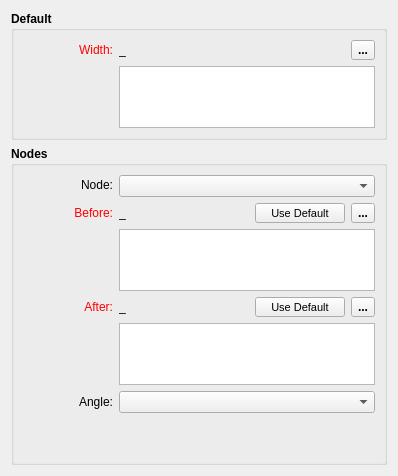
           <widget class="QWidget" name="tab">
            <attribute name="title">
             <string>Automatic</string>
            </attribute>
            <layout class="QVBoxLayout" name="verticalLayout_5">
             <item>
              <widget class="QGroupBox" name="default_GroupBox">
               <property name="sizePolicy">
                <sizepolicy hsizetype="Expanding" vsizetype="Preferred">
                 <horstretch>0</horstretch>
                 <verstretch>0</verstretch>
                </sizepolicy>
               </property>
               <property name="minimumSize">
                <size>
                 <width>0</width>
                 <height>0</height>
                </size>
               </property>
               <property name="font">
                <font>
                 <pointsize>9</pointsize>
                 <bold>true</bold>
                </font>
               </property>
               <property name="title">
                <string>Default</string>
               </property>
               <layout class="QVBoxLayout" name="verticalLayout_9">
                <item>
                 <layout class="QHBoxLayout" name="horizontalLayout_2">
                  <item alignment="Qt::AlignLeft">
                   <widget class="QLabel" name="widthEdit_Label">
                    <property name="sizePolicy">
                     <sizepolicy hsizetype="Fixed" vsizetype="Preferred">
                      <horstretch>0</horstretch>
                      <verstretch>0</verstretch>
                     </sizepolicy>
                    </property>
                    <property name="minimumSize">
                     <size>
                      <width>90</width>
                      <height>0</height>
                     </size>
                    </property>
                    <property name="maximumSize">
                     <size>
                      <width>16777215</width>
                      <height>20</height>
                     </size>
                    </property>
                    <property name="palette">
                     <palette>
                      <active>
                       <colorrole role="WindowText">
                        <brush brushstyle="SolidPattern">
                         <color alpha="255">
                          <red>255</red>
                          <green>0</green>
                          <blue>0</blue>
                         </color>
                        </brush>
                       </colorrole>
                      </active>
                      <inactive>
                       <colorrole role="WindowText">
                        <brush brushstyle="SolidPattern">
                         <color alpha="255">
                          <red>255</red>
                          <green>0</green>
                          <blue>0</blue>
                         </color>
                        </brush>
                       </colorrole>
                      </inactive>
                      <disabled>
                       <colorrole role="WindowText">
                        <brush brushstyle="SolidPattern">
                         <color alpha="255">
                          <red>159</red>
                          <green>158</green>
                          <blue>158</blue>
                         </color>
                        </brush>
                       </colorrole>
                      </disabled>
                     </palette>
                    </property>
                    <property name="font">
                     <font>
                      <pointsize>9</pointsize>
                      <bold>false</bold>
                     </font>
                    </property>
                    <property name="text">
                     <string>Width:</string>
                    </property>
                    <property name="alignment">
                     <set>Qt::AlignRight|Qt::AlignTrailing|Qt::AlignVCenter</set>
                    </property>
                   </widget>
                  </item>
                  <item>
                   <widget class="QLabel" name="widthResult_Label">
                    <property name="sizePolicy">
                     <sizepolicy hsizetype="Fixed" vsizetype="Preferred">
                      <horstretch>0</horstretch>
                      <verstretch>0</verstretch>
                     </sizepolicy>
                    </property>
                    <property name="minimumSize">
                     <size>
                      <width>40</width>
                      <height>0</height>
                     </size>
                    </property>
                    <property name="maximumSize">
                     <size>
                      <width>16777215</width>
                      <height>20</height>
                     </size>
                    </property>
                    <property name="font">
                     <font>
                      <pointsize>9</pointsize>
                      <bold>false</bold>
                     </font>
                    </property>
                    <property name="toolTip">
                     <string>Value</string>
                    </property>
                    <property name="text">
                     <string notr="true">_</string>
                    </property>
                   </widget>
                  </item>
                  <item>
                   <spacer name="horizontalSpacer">
                    <property name="orientation">
                     <enum>Qt::Horizontal</enum>
                    </property>
                    <property name="sizeHint" stdset="0">
                     <size>
                      <width>40</width>
                      <height>20</height>
                     </size>
                    </property>
                   </spacer>
                  </item>
                  <item alignment="Qt::AlignRight">
                   <widget class="QToolButton" name="toolButtonExprWidth">
                    <property name="minimumSize">
                     <size>
                      <width>0</width>
                      <height>20</height>
                     </size>
                    </property>
                    <property name="maximumSize">
                     <size>
                      <width>16777215</width>
                      <height>20</height>
                     </size>
                    </property>
                    <property name="toolTip">
                     <string>Formula wizard</string>
                    </property>
                    <property name="styleSheet">
                     <string notr="true"/>
                    </property>
                    <property name="text">
                     <string notr="true">...</string>
                    </property>
                    <property name="icon">
                     <iconset resource="../../../../vmisc/share/resources/icon.qrc">
                      <normaloff>:/icon/24x24/fx.png</normaloff>:/icon/24x24/fx.png</iconset>
                    </property>
                    <property name="iconSize">
                     <size>
                      <width>20</width>
                      <height>20</height>
                     </size>
                    </property>
                   </widget>
                  </item>
                 </layout>
                </item>
                <item>
                 <layout class="QFormLayout" name="formLayout_4">
                  <item row="0" column="0">
                   <spacer name="horizontalSpacer_7">
                    <property name="orientation">
                     <enum>Qt::Horizontal</enum>
                    </property>
                    <property name="sizeHint" stdset="0">
                     <size>
                      <width>90</width>
                      <height>20</height>
                     </size>
                    </property>
                   </spacer>
                  </item>
                  <item row="0" column="1">
                   <widget class="QPlainTextEdit" name="widthFormula_PlainTextEdit">
                    <property name="sizePolicy">
                     <sizepolicy hsizetype="Expanding" vsizetype="Preferred">
                      <horstretch>0</horstretch>
                      <verstretch>0</verstretch>
                     </sizepolicy>
                    </property>
                    <property name="minimumSize">
                     <size>
                      <width>0</width>
                      <height>0</height>
                     </size>
                    </property>
                    <property name="maximumSize">
                     <size>
                      <width>16777215</width>
                      <height>62</height>
                     </size>
                    </property>
                    <property name="font">
                     <font>
                      <pointsize>9</pointsize>
                      <bold>false</bold>
                     </font>
                    </property>
                    <property name="toolTip">
                     <string>Calculation</string>
                    </property>
                    <property name="frameShadow">
                     <enum>QFrame::Sunken</enum>
                    </property>
                    <property name="tabChangesFocus">
                     <bool>true</bool>
                    </property>
                   </widget>
                  </item>
                 </layout>
                </item>
               </layout>
              </widget>
             </item>
             <item>
              <widget class="QGroupBox" name="nodes_GroupBox">
               <property name="sizePolicy">
                <sizepolicy hsizetype="Expanding" vsizetype="Expanding">
                 <horstretch>0</horstretch>
                 <verstretch>0</verstretch>
                </sizepolicy>
               </property>
               <property name="minimumSize">
                <size>
                 <width>0</width>
                 <height>0</height>
                </size>
               </property>
               <property name="font">
                <font>
                 <pointsize>9</pointsize>
                 <bold>true</bold>
                </font>
               </property>
               <property name="title">
                <string>Nodes</string>
               </property>
               <layout class="QVBoxLayout" name="verticalLayout_3">
                <item>
                 <layout class="QFormLayout" name="formLayout">
                  <item row="0" column="0">
                   <widget class="QLabel" name="labelNode">
                    <property name="sizePolicy">
                     <sizepolicy hsizetype="Preferred" vsizetype="Preferred">
                      <horstretch>0</horstretch>
                      <verstretch>0</verstretch>
                     </sizepolicy>
                    </property>
                    <property name="minimumSize">
                     <size>
                      <width>90</width>
                      <height>0</height>
                     </size>
                    </property>
                    <property name="maximumSize">
                     <size>
                      <width>16777215</width>
                      <height>20</height>
                     </size>
                    </property>
                    <property name="font">
                     <font>
                      <pointsize>9</pointsize>
                      <bold>false</bold>
                     </font>
                    </property>
                    <property name="text">
                     <string>Node:</string>
                    </property>
                    <property name="alignment">
                     <set>Qt::AlignRight|Qt::AlignTrailing|Qt::AlignVCenter</set>
                    </property>
                   </widget>
                  </item>
                  <item row="0" column="1">
                   <widget class="QComboBox" name="nodes_ComboBox">
                    <property name="sizePolicy">
                     <sizepolicy hsizetype="Preferred" vsizetype="Fixed">
                      <horstretch>0</horstretch>
                      <verstretch>0</verstretch>
                     </sizepolicy>
                    </property>
                    <property name="minimumSize">
                     <size>
                      <width>200</width>
                      <height>0</height>
                     </size>
                    </property>
                    <property name="maximumSize">
                     <size>
                      <width>16777215</width>
                      <height>16777215</height>
                     </size>
                    </property>
                    <property name="font">
                     <font>
                      <pointsize>9</pointsize>
                      <bold>false</bold>
                     </font>
                    </property>
                   </widget>
                  </item>
                 </layout>
                </item>
                <item>
                 <layout class="QHBoxLayout" name="horizontalLayout_9">
                  <item>
                   <widget class="QLabel" name="beforeWidthEdit_Label">
                    <property name="sizePolicy">
                     <sizepolicy hsizetype="Fixed" vsizetype="Preferred">
                      <horstretch>0</horstretch>
                      <verstretch>0</verstretch>
                     </sizepolicy>
                    </property>
                    <property name="minimumSize">
                     <size>
                      <width>90</width>
                      <height>0</height>
                     </size>
                    </property>
                    <property name="maximumSize">
                     <size>
                      <width>16777215</width>
                      <height>20</height>
                     </size>
                    </property>
                    <property name="palette">
                     <palette>
                      <active>
                       <colorrole role="WindowText">
                        <brush brushstyle="SolidPattern">
                         <color alpha="255">
                          <red>255</red>
                          <green>0</green>
                          <blue>0</blue>
                         </color>
                        </brush>
                       </colorrole>
                      </active>
                      <inactive>
                       <colorrole role="WindowText">
                        <brush brushstyle="SolidPattern">
                         <color alpha="255">
                          <red>255</red>
                          <green>0</green>
                          <blue>0</blue>
                         </color>
                        </brush>
                       </colorrole>
                      </inactive>
                      <disabled>
                       <colorrole role="WindowText">
                        <brush brushstyle="SolidPattern">
                         <color alpha="255">
                          <red>159</red>
                          <green>158</green>
                          <blue>158</blue>
                         </color>
                        </brush>
                       </colorrole>
                      </disabled>
                     </palette>
                    </property>
                    <property name="font">
                     <font>
                      <pointsize>9</pointsize>
                      <bold>false</bold>
                     </font>
                    </property>
                    <property name="text">
                     <string>Before:</string>
                    </property>
                    <property name="alignment">
                     <set>Qt::AlignRight|Qt::AlignTrailing|Qt::AlignVCenter</set>
                    </property>
                   </widget>
                  </item>
                  <item>
                   <widget class="QLabel" name="beforeWidthResult_Label">
                    <property name="sizePolicy">
                     <sizepolicy hsizetype="Expanding" vsizetype="Preferred">
                      <horstretch>0</horstretch>
                      <verstretch>0</verstretch>
                     </sizepolicy>
                    </property>
                    <property name="minimumSize">
                     <size>
                      <width>50</width>
                      <height>0</height>
                     </size>
                    </property>
                    <property name="maximumSize">
                     <size>
                      <width>16777215</width>
                      <height>20</height>
                     </size>
                    </property>
                    <property name="font">
                     <font>
                      <pointsize>9</pointsize>
                      <bold>false</bold>
                     </font>
                    </property>
                    <property name="toolTip">
                     <string>Value</string>
                    </property>
                    <property name="text">
                     <string notr="true">_</string>
                    </property>
                   </widget>
                  </item>
                  <item>
                   <spacer name="horizontalSpacer_3">
                    <property name="orientation">
                     <enum>Qt::Horizontal</enum>
                    </property>
                    <property name="sizeHint" stdset="0">
                     <size>
                      <width>10</width>
                      <height>17</height>
                     </size>
                    </property>
                   </spacer>
                  </item>
                  <item>
                   <widget class="QPushButton" name="beforeDefault_PushButton">
                    <property name="minimumSize">
                     <size>
                      <width>90</width>
                      <height>20</height>
                     </size>
                    </property>
                    <property name="maximumSize">
                     <size>
                      <width>16777215</width>
                      <height>20</height>
                     </size>
                    </property>
                    <property name="font">
                     <font>
                      <pointsize>8</pointsize>
                      <bold>false</bold>
                     </font>
                    </property>
                    <property name="toolTip">
                     <string>Return to default width</string>
                    </property>
                    <property name="text">
                     <string>Use Default</string>
                    </property>
                   </widget>
                  </item>
                  <item>
                   <widget class="QToolButton" name="beforeExpr_ToolButton">
                    <property name="minimumSize">
                     <size>
                      <width>0</width>
                      <height>20</height>
                     </size>
                    </property>
                    <property name="maximumSize">
                     <size>
                      <width>16777215</width>
                      <height>20</height>
                     </size>
                    </property>
                    <property name="toolTip">
                     <string>Formula wizard</string>
                    </property>
                    <property name="text">
                     <string notr="true">...</string>
                    </property>
                    <property name="icon">
                     <iconset resource="../../../../vmisc/share/resources/icon.qrc">
                      <normaloff>:/icon/24x24/fx.png</normaloff>:/icon/24x24/fx.png</iconset>
                    </property>
                    <property name="iconSize">
                     <size>
                      <width>20</width>
                      <height>20</height>
                     </size>
                    </property>
                   </widget>
                  </item>
                 </layout>
                </item>
                <item>
                 <layout class="QFormLayout" name="formLayout_5">
                  <item row="0" column="0">
                   <spacer name="horizontalSpacer_8">
                    <property name="orientation">
                     <enum>Qt::Horizontal</enum>
                    </property>
                    <property name="sizeHint" stdset="0">
                     <size>
                      <width>90</width>
                      <height>20</height>
                     </size>
                    </property>
                   </spacer>
                  </item>
                  <item row="0" column="1">
                   <widget class="QPlainTextEdit" name="beforeWidthFormula_PlainTextEdit">
                    <property name="sizePolicy">
                     <sizepolicy hsizetype="Expanding" vsizetype="Preferred">
                      <horstretch>0</horstretch>
                      <verstretch>0</verstretch>
                     </sizepolicy>
                    </property>
                    <property name="maximumSize">
                     <size>
                      <width>16777215</width>
                      <height>62</height>
                     </size>
                    </property>
                    <property name="font">
                     <font>
                      <pointsize>9</pointsize>
                      <bold>false</bold>
                     </font>
                    </property>
                    <property name="toolTip">
                     <string>Calculation</string>
                    </property>
                    <property name="tabChangesFocus">
                     <bool>true</bool>
                    </property>
                   </widget>
                  </item>
                 </layout>
                </item>
                <item>
                 <layout class="QHBoxLayout" name="horizontalLayout_16">
                  <item alignment="Qt::AlignLeft">
                   <widget class="QLabel" name="afterWidthEdit_Label">
                    <property name="sizePolicy">
                     <sizepolicy hsizetype="Fixed" vsizetype="Preferred">
                      <horstretch>0</horstretch>
                      <verstretch>0</verstretch>
                     </sizepolicy>
                    </property>
                    <property name="minimumSize">
                     <size>
                      <width>90</width>
                      <height>0</height>
                     </size>
                    </property>
                    <property name="maximumSize">
                     <size>
                      <width>16777215</width>
                      <height>20</height>
                     </size>
                    </property>
                    <property name="palette">
                     <palette>
                      <active>
                       <colorrole role="WindowText">
                        <brush brushstyle="SolidPattern">
                         <color alpha="255">
                          <red>255</red>
                          <green>0</green>
                          <blue>0</blue>
                         </color>
                        </brush>
                       </colorrole>
                      </active>
                      <inactive>
                       <colorrole role="WindowText">
                        <brush brushstyle="SolidPattern">
                         <color alpha="255">
                          <red>255</red>
                          <green>0</green>
                          <blue>0</blue>
                         </color>
                        </brush>
                       </colorrole>
                      </inactive>
                      <disabled>
                       <colorrole role="WindowText">
                        <brush brushstyle="SolidPattern">
                         <color alpha="255">
                          <red>159</red>
                          <green>158</green>
                          <blue>158</blue>
                         </color>
                        </brush>
                       </colorrole>
                      </disabled>
                     </palette>
                    </property>
                    <property name="font">
                     <font>
                      <pointsize>9</pointsize>
                      <bold>false</bold>
                     </font>
                    </property>
                    <property name="text">
                     <string>After:</string>
                    </property>
                    <property name="alignment">
                     <set>Qt::AlignRight|Qt::AlignTrailing|Qt::AlignVCenter</set>
                    </property>
                   </widget>
                  </item>
                  <item>
                   <widget class="QLabel" name="afterWidthResult_Label">
                    <property name="sizePolicy">
                     <sizepolicy hsizetype="Expanding" vsizetype="Preferred">
                      <horstretch>0</horstretch>
                      <verstretch>0</verstretch>
                     </sizepolicy>
                    </property>
                    <property name="minimumSize">
                     <size>
                      <width>50</width>
                      <height>0</height>
                     </size>
                    </property>
                    <property name="maximumSize">
                     <size>
                      <width>16777215</width>
                      <height>20</height>
                     </size>
                    </property>
                    <property name="font">
                     <font>
                      <pointsize>9</pointsize>
                      <bold>false</bold>
                     </font>
                    </property>
                    <property name="toolTip">
                     <string>Value</string>
                    </property>
                    <property name="text">
                     <string notr="true">_</string>
                    </property>
                   </widget>
                  </item>
                  <item>
                   <spacer name="horizontalSpacer_6">
                    <property name="orientation">
                     <enum>Qt::Horizontal</enum>
                    </property>
                    <property name="sizeHint" stdset="0">
                     <size>
                      <width>10</width>
                      <height>20</height>
                     </size>
                    </property>
                   </spacer>
                  </item>
                  <item>
                   <widget class="QPushButton" name="afterDefault_PushButton">
                    <property name="minimumSize">
                     <size>
                      <width>90</width>
                      <height>20</height>
                     </size>
                    </property>
                    <property name="maximumSize">
                     <size>
                      <width>16777215</width>
                      <height>20</height>
                     </size>
                    </property>
                    <property name="font">
                     <font>
                      <pointsize>8</pointsize>
                      <bold>false</bold>
                     </font>
                    </property>
                    <property name="toolTip">
                     <string>Return to default width</string>
                    </property>
                    <property name="text">
                     <string>Use Default</string>
                    </property>
                   </widget>
                  </item>
                  <item alignment="Qt::AlignRight">
                   <widget class="QToolButton" name="afterExpr_ToolButton">
                    <property name="minimumSize">
                     <size>
                      <width>0</width>
                      <height>20</height>
                     </size>
                    </property>
                    <property name="maximumSize">
                     <size>
                      <width>16777215</width>
                      <height>20</height>
                     </size>
                    </property>
                    <property name="toolTip">
                     <string>Formula wizard</string>
                    </property>
                    <property name="text">
                     <string notr="true">...</string>
                    </property>
                    <property name="icon">
                     <iconset resource="../../../../vmisc/share/resources/icon.qrc">
                      <normaloff>:/icon/24x24/fx.png</normaloff>:/icon/24x24/fx.png</iconset>
                    </property>
                    <property name="iconSize">
                     <size>
                      <width>20</width>
                      <height>20</height>
                     </size>
                    </property>
                   </widget>
                  </item>
                 </layout>
                </item>
                <item>
                 <layout class="QFormLayout" name="formLayout_6">
                  <item row="0" column="0">
                   <spacer name="horizontalSpacer_15">
                    <property name="orientation">
                     <enum>Qt::Horizontal</enum>
                    </property>
                    <property name="sizeHint" stdset="0">
                     <size>
                      <width>90</width>
                      <height>20</height>
                     </size>
                    </property>
                   </spacer>
                  </item>
                  <item row="0" column="1">
                   <widget class="QPlainTextEdit" name="afterWidthFormula_PlainTextEdit">
                    <property name="sizePolicy">
                     <sizepolicy hsizetype="Expanding" vsizetype="Preferred">
                      <horstretch>0</horstretch>
                      <verstretch>0</verstretch>
                     </sizepolicy>
                    </property>
                    <property name="maximumSize">
                     <size>
                      <width>16777215</width>
                      <height>62</height>
                     </size>
                    </property>
                    <property name="font">
                     <font>
                      <pointsize>9</pointsize>
                      <bold>false</bold>
                     </font>
                    </property>
                    <property name="toolTip">
                     <string>Calculation</string>
                    </property>
                    <property name="tabChangesFocus">
                     <bool>true</bool>
                    </property>
                   </widget>
                  </item>
                 </layout>
                </item>
                <item>
                 <layout class="QFormLayout" name="formLayout_2">
                  <item row="0" column="0">
                   <widget class="QLabel" name="labelAngle">
                    <property name="minimumSize">
                     <size>
                      <width>90</width>
                      <height>0</height>
                     </size>
                    </property>
                    <property name="font">
                     <font>
                      <pointsize>9</pointsize>
                      <bold>false</bold>
                     </font>
                    </property>
                    <property name="text">
                     <string>Angle:</string>
                    </property>
                    <property name="alignment">
                     <set>Qt::AlignRight|Qt::AlignTrailing|Qt::AlignVCenter</set>
                    </property>
                   </widget>
                  </item>
                  <item row="0" column="1">
                   <widget class="QComboBox" name="angle_ComboBox">
                    <property name="sizePolicy">
                     <sizepolicy hsizetype="Preferred" vsizetype="Fixed">
                      <horstretch>0</horstretch>
                      <verstretch>0</verstretch>
                     </sizepolicy>
                    </property>
                    <property name="minimumSize">
                     <size>
                      <width>200</width>
                      <height>0</height>
                     </size>
                    </property>
                    <property name="font">
                     <font>
                      <pointsize>9</pointsize>
                      <bold>false</bold>
                     </font>
                    </property>
                   </widget>
                  </item>
                 </layout>
                </item>
                <item>
                 <spacer name="verticalSpacer_10">
                  <property name="orientation">
                   <enum>Qt::Vertical</enum>
                  </property>
                  <property name="sizeHint" stdset="0">
                   <size>
                    <width>20</width>
                    <height>40</height>
                   </size>
                  </property>
                 </spacer>
                </item>
               </layout>
              </widget>
             </item>
            </layout>
           </widget>
